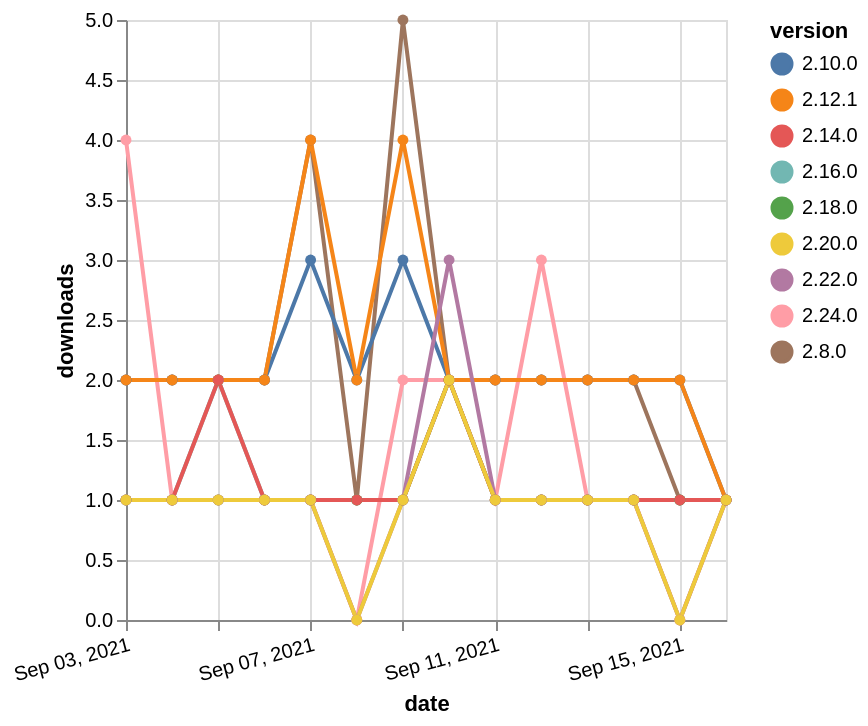

This figure's Vega-Lite source:
### Vega-Lite specification from a JSON file in a GitHub repository (floating-point values rounded to 4 significant figures)
{"$schema": "https://vega.github.io/schema/vega-lite/v5.json", "description": "A simple bar chart with embedded data.", "data": {"values": [{"date": "2021-09-03", "total": 200, "delta": 1, "version": "2.16.0"}, {"date": "2021-09-04", "total": 201, "delta": 1, "version": "2.16.0"}, {"date": "2021-09-05", "total": 203, "delta": 2, "version": "2.16.0"}, {"date": "2021-09-06", "total": 204, "delta": 1, "version": "2.16.0"}, {"date": "2021-09-07", "total": 205, "delta": 1, "version": "2.16.0"}, {"date": "2021-09-08", "total": 206, "delta": 1, "version": "2.16.0"}, {"date": "2021-09-09", "total": 207, "delta": 1, "version": "2.16.0"}, {"date": "2021-09-10", "total": 209, "delta": 2, "version": "2.16.0"}, {"date": "2021-09-11", "total": 210, "delta": 1, "version": "2.16.0"}, {"date": "2021-09-12", "total": 211, "delta": 1, "version": "2.16.0"}, {"date": "2021-09-13", "total": 212, "delta": 1, "version": "2.16.0"}, {"date": "2021-09-14", "total": 213, "delta": 1, "version": "2.16.0"}, {"date": "2021-09-15", "total": 214, "delta": 1, "version": "2.16.0"}, {"date": "2021-09-16", "total": 215, "delta": 1, "version": "2.16.0"}, {"date": "2021-09-03", "total": 3050, "delta": 2, "version": "2.8.0"}, {"date": "2021-09-04", "total": 3052, "delta": 2, "version": "2.8.0"}, {"date": "2021-09-05", "total": 3054, "delta": 2, "version": "2.8.0"}, {"date": "2021-09-06", "total": 3056, "delta": 2, "version": "2.8.0"}, {"date": "2021-09-07", "total": 3060, "delta": 4, "version": "2.8.0"}, {"date": "2021-09-08", "total": 3061, "delta": 1, "version": "2.8.0"}, {"date": "2021-09-09", "total": 3066, "delta": 5, "version": "2.8.0"}, {"date": "2021-09-10", "total": 3068, "delta": 2, "version": "2.8.0"}, {"date": "2021-09-11", "total": 3070, "delta": 2, "version": "2.8.0"}, {"date": "2021-09-12", "total": 3072, "delta": 2, "version": "2.8.0"}, {"date": "2021-09-13", "total": 3074, "delta": 2, "version": "2.8.0"}, {"date": "2021-09-14", "total": 3076, "delta": 2, "version": "2.8.0"}, {"date": "2021-09-15", "total": 3077, "delta": 1, "version": "2.8.0"}, {"date": "2021-09-16", "total": 3078, "delta": 1, "version": "2.8.0"}, {"date": "2021-09-03", "total": 2556, "delta": 2, "version": "2.10.0"}, {"date": "2021-09-04", "total": 2558, "delta": 2, "version": "2.10.0"}, {"date": "2021-09-05", "total": 2560, "delta": 2, "version": "2.10.0"}, {"date": "2021-09-06", "total": 2562, "delta": 2, "version": "2.10.0"}, {"date": "2021-09-07", "total": 2565, "delta": 3, "version": "2.10.0"}, {"date": "2021-09-08", "total": 2567, "delta": 2, "version": "2.10.0"}, {"date": "2021-09-09", "total": 2570, "delta": 3, "version": "2.10.0"}, {"date": "2021-09-10", "total": 2572, "delta": 2, "version": "2.10.0"}, {"date": "2021-09-11", "total": 2574, "delta": 2, "version": "2.10.0"}, {"date": "2021-09-12", "total": 2576, "delta": 2, "version": "2.10.0"}, {"date": "2021-09-13", "total": 2578, "delta": 2, "version": "2.10.0"}, {"date": "2021-09-14", "total": 2580, "delta": 2, "version": "2.10.0"}, {"date": "2021-09-15", "total": 2582, "delta": 2, "version": "2.10.0"}, {"date": "2021-09-16", "total": 2583, "delta": 1, "version": "2.10.0"}, {"date": "2021-09-03", "total": 120, "delta": 4, "version": "2.24.0"}, {"date": "2021-09-04", "total": 121, "delta": 1, "version": "2.24.0"}, {"date": "2021-09-05", "total": 122, "delta": 1, "version": "2.24.0"}, {"date": "2021-09-06", "total": 123, "delta": 1, "version": "2.24.0"}, {"date": "2021-09-07", "total": 124, "delta": 1, "version": "2.24.0"}, {"date": "2021-09-08", "total": 124, "delta": 0, "version": "2.24.0"}, {"date": "2021-09-09", "total": 126, "delta": 2, "version": "2.24.0"}, {"date": "2021-09-10", "total": 128, "delta": 2, "version": "2.24.0"}, {"date": "2021-09-11", "total": 129, "delta": 1, "version": "2.24.0"}, {"date": "2021-09-12", "total": 132, "delta": 3, "version": "2.24.0"}, {"date": "2021-09-13", "total": 133, "delta": 1, "version": "2.24.0"}, {"date": "2021-09-14", "total": 134, "delta": 1, "version": "2.24.0"}, {"date": "2021-09-15", "total": 134, "delta": 0, "version": "2.24.0"}, {"date": "2021-09-16", "total": 135, "delta": 1, "version": "2.24.0"}, {"date": "2021-09-03", "total": 198, "delta": 1, "version": "2.18.0"}, {"date": "2021-09-04", "total": 199, "delta": 1, "version": "2.18.0"}, {"date": "2021-09-05", "total": 200, "delta": 1, "version": "2.18.0"}, {"date": "2021-09-06", "total": 201, "delta": 1, "version": "2.18.0"}, {"date": "2021-09-07", "total": 202, "delta": 1, "version": "2.18.0"}, {"date": "2021-09-08", "total": 203, "delta": 1, "version": "2.18.0"}, {"date": "2021-09-09", "total": 204, "delta": 1, "version": "2.18.0"}, {"date": "2021-09-10", "total": 206, "delta": 2, "version": "2.18.0"}, {"date": "2021-09-11", "total": 207, "delta": 1, "version": "2.18.0"}, {"date": "2021-09-12", "total": 208, "delta": 1, "version": "2.18.0"}, {"date": "2021-09-13", "total": 209, "delta": 1, "version": "2.18.0"}, {"date": "2021-09-14", "total": 210, "delta": 1, "version": "2.18.0"}, {"date": "2021-09-15", "total": 211, "delta": 1, "version": "2.18.0"}, {"date": "2021-09-16", "total": 212, "delta": 1, "version": "2.18.0"}, {"date": "2021-09-03", "total": 2450, "delta": 2, "version": "2.12.1"}, {"date": "2021-09-04", "total": 2452, "delta": 2, "version": "2.12.1"}, {"date": "2021-09-05", "total": 2454, "delta": 2, "version": "2.12.1"}, {"date": "2021-09-06", "total": 2456, "delta": 2, "version": "2.12.1"}, {"date": "2021-09-07", "total": 2460, "delta": 4, "version": "2.12.1"}, {"date": "2021-09-08", "total": 2462, "delta": 2, "version": "2.12.1"}, {"date": "2021-09-09", "total": 2466, "delta": 4, "version": "2.12.1"}, {"date": "2021-09-10", "total": 2468, "delta": 2, "version": "2.12.1"}, {"date": "2021-09-11", "total": 2470, "delta": 2, "version": "2.12.1"}, {"date": "2021-09-12", "total": 2472, "delta": 2, "version": "2.12.1"}, {"date": "2021-09-13", "total": 2474, "delta": 2, "version": "2.12.1"}, {"date": "2021-09-14", "total": 2476, "delta": 2, "version": "2.12.1"}, {"date": "2021-09-15", "total": 2478, "delta": 2, "version": "2.12.1"}, {"date": "2021-09-16", "total": 2479, "delta": 1, "version": "2.12.1"}, {"date": "2021-09-03", "total": 249, "delta": 1, "version": "2.14.0"}, {"date": "2021-09-04", "total": 250, "delta": 1, "version": "2.14.0"}, {"date": "2021-09-05", "total": 252, "delta": 2, "version": "2.14.0"}, {"date": "2021-09-06", "total": 253, "delta": 1, "version": "2.14.0"}, {"date": "2021-09-07", "total": 254, "delta": 1, "version": "2.14.0"}, {"date": "2021-09-08", "total": 255, "delta": 1, "version": "2.14.0"}, {"date": "2021-09-09", "total": 256, "delta": 1, "version": "2.14.0"}, {"date": "2021-09-10", "total": 258, "delta": 2, "version": "2.14.0"}, {"date": "2021-09-11", "total": 259, "delta": 1, "version": "2.14.0"}, {"date": "2021-09-12", "total": 260, "delta": 1, "version": "2.14.0"}, {"date": "2021-09-13", "total": 261, "delta": 1, "version": "2.14.0"}, {"date": "2021-09-14", "total": 262, "delta": 1, "version": "2.14.0"}, {"date": "2021-09-15", "total": 263, "delta": 1, "version": "2.14.0"}, {"date": "2021-09-16", "total": 264, "delta": 1, "version": "2.14.0"}, {"date": "2021-09-03", "total": 186, "delta": 1, "version": "2.22.0"}, {"date": "2021-09-04", "total": 187, "delta": 1, "version": "2.22.0"}, {"date": "2021-09-05", "total": 188, "delta": 1, "version": "2.22.0"}, {"date": "2021-09-06", "total": 189, "delta": 1, "version": "2.22.0"}, {"date": "2021-09-07", "total": 190, "delta": 1, "version": "2.22.0"}, {"date": "2021-09-08", "total": 190, "delta": 0, "version": "2.22.0"}, {"date": "2021-09-09", "total": 191, "delta": 1, "version": "2.22.0"}, {"date": "2021-09-10", "total": 194, "delta": 3, "version": "2.22.0"}, {"date": "2021-09-11", "total": 195, "delta": 1, "version": "2.22.0"}, {"date": "2021-09-12", "total": 196, "delta": 1, "version": "2.22.0"}, {"date": "2021-09-13", "total": 197, "delta": 1, "version": "2.22.0"}, {"date": "2021-09-14", "total": 198, "delta": 1, "version": "2.22.0"}, {"date": "2021-09-15", "total": 198, "delta": 0, "version": "2.22.0"}, {"date": "2021-09-16", "total": 199, "delta": 1, "version": "2.22.0"}, {"date": "2021-09-03", "total": 170, "delta": 1, "version": "2.20.0"}, {"date": "2021-09-04", "total": 171, "delta": 1, "version": "2.20.0"}, {"date": "2021-09-05", "total": 172, "delta": 1, "version": "2.20.0"}, {"date": "2021-09-06", "total": 173, "delta": 1, "version": "2.20.0"}, {"date": "2021-09-07", "total": 174, "delta": 1, "version": "2.20.0"}, {"date": "2021-09-08", "total": 174, "delta": 0, "version": "2.20.0"}, {"date": "2021-09-09", "total": 175, "delta": 1, "version": "2.20.0"}, {"date": "2021-09-10", "total": 177, "delta": 2, "version": "2.20.0"}, {"date": "2021-09-11", "total": 178, "delta": 1, "version": "2.20.0"}, {"date": "2021-09-12", "total": 179, "delta": 1, "version": "2.20.0"}, {"date": "2021-09-13", "total": 180, "delta": 1, "version": "2.20.0"}, {"date": "2021-09-14", "total": 181, "delta": 1, "version": "2.20.0"}, {"date": "2021-09-15", "total": 181, "delta": 0, "version": "2.20.0"}, {"date": "2021-09-16", "total": 182, "delta": 1, "version": "2.20.0"}]}, "width": "container", "mark": {"type": "line", "point": {"filled": true}}, "encoding": {"x": {"field": "date", "type": "temporal", "timeUnit": "yearmonthdate", "title": "date", "axis": {"labelAngle": -15}}, "y": {"field": "delta", "type": "quantitative", "title": "downloads"}, "color": {"field": "version", "type": "nominal"}, "tooltip": {"field": "delta"}}}
